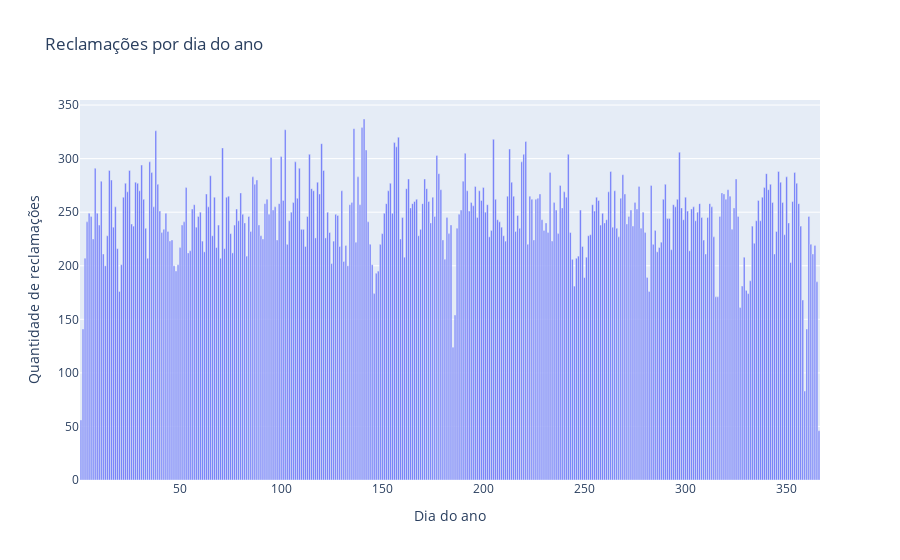
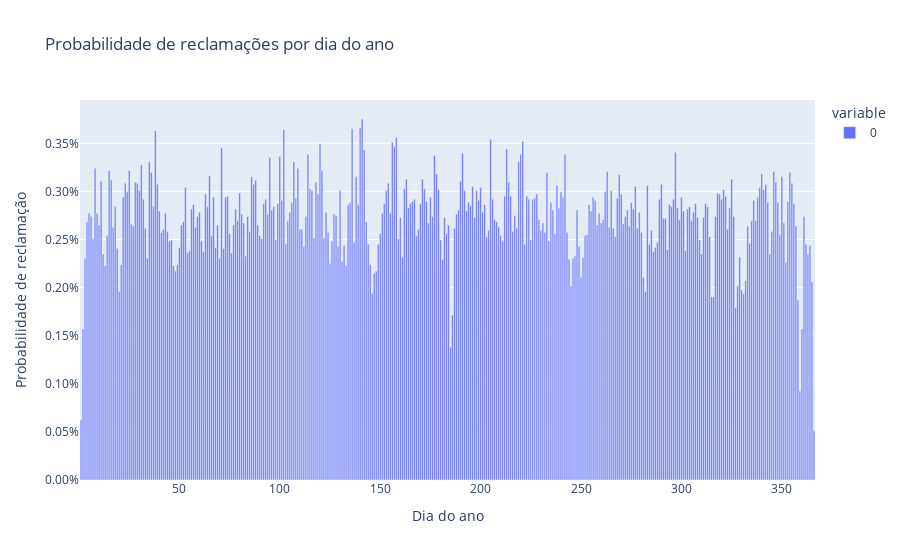
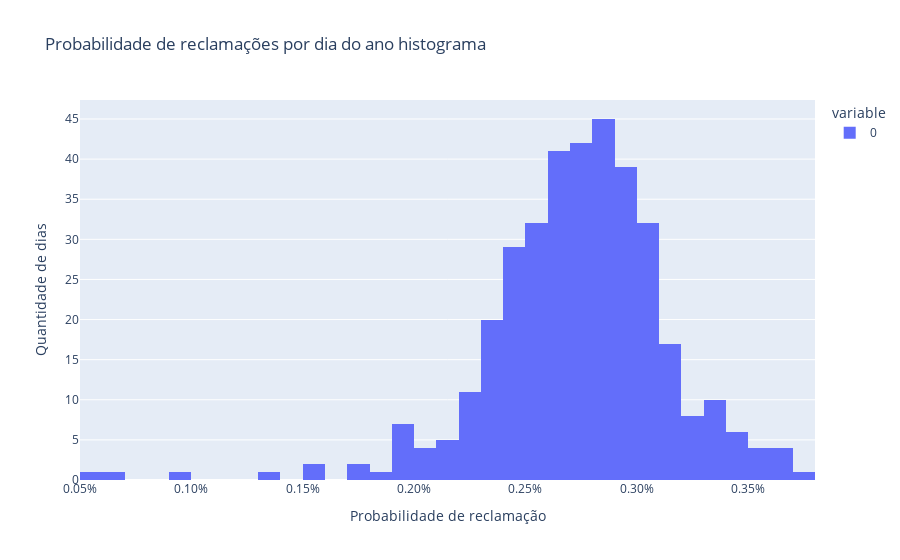

The notebook cell these images were saved under, in order:
### Code cell
data = df.groupby(['day_of_year']).size()

fig = px.bar(data, title='Reclamações por dia do ano', x=data.index, y=data.values)
fig.update_layout(xaxis_title='Dia do ano', yaxis_title='Quantidade de reclamações')
fig.show()

# probabilidade de reclamação por dia do ano
data = df.groupby(['day_of_year']).size() / len(df)

fig = px.bar(data, title='Probabilidade de reclamações por dia do ano', labels={'value': 'Probabilidade de reclamação'})
# eixo y em porcentagem
fig.update_layout(xaxis_title='Dia do ano', yaxis_title='Probabilidade de reclamação', yaxis_tickformat=".2%")
fig.show()

# histograma da probabilidade de reclamação por dia do ano
fig = px.histogram(data, title='Probabilidade de reclamações por dia do ano histograma')
fig.update_layout(xaxis_title='Probabilidade de reclamação', yaxis_title='Quantidade de dias', xaxis_tickformat=".2%")
fig.show()

### Figure 1 — Plotly figure (JSON) as saved in the notebook; plotly's stock layout.template omitted (floating-point values rounded to 4 significant figures; data arrays with more than 128 entries replaced by an {"elided": "..."} marker saying what was removed)
{"data": [{"alignmentgroup": "True", "hovertemplate": "day_of_year=%{x}<br>y=%{y}<extra></extra>", "legendgroup": "", "marker": {"color": "#636efa", "pattern": {"shape": ""}}, "name": "", "offsetgroup": "", "orientation": "v", "showlegend": false, "textposition": "auto", "type": "bar", "x": {"elided": "366 int values"}, "xaxis": "x", "y": {"elided": "366 int values"}, "yaxis": "y"}], "layout": {"barmode": "relative", "legend": {"tracegroupgap": 0}, "title": {"text": "Reclamações por dia do ano"}, "xaxis": {"anchor": "y", "domain": [0, 1], "title": {"text": "Dia do ano"}}, "yaxis": {"anchor": "x", "domain": [0, 1], "title": {"text": "Quantidade de reclamações"}}}}

### Figure 2 — Plotly figure (JSON) as saved in the notebook; plotly's stock layout.template omitted (floating-point values rounded to 4 significant figures; data arrays with more than 128 entries replaced by an {"elided": "..."} marker saying what was removed)
{"data": [{"alignmentgroup": "True", "hovertemplate": "variable=0<br>day_of_year=%{x}<br>Probabilidade de reclamação=%{y}<extra></extra>", "legendgroup": "0", "marker": {"color": "#636efa", "pattern": {"shape": ""}}, "name": "0", "offsetgroup": "0", "orientation": "v", "showlegend": true, "textposition": "auto", "type": "bar", "x": {"elided": "366 int values"}, "xaxis": "x", "y": {"elided": "366 float values"}, "yaxis": "y"}], "layout": {"barmode": "relative", "legend": {"title": {"text": "variable"}, "tracegroupgap": 0}, "title": {"text": "Probabilidade de reclamações por dia do ano"}, "xaxis": {"anchor": "y", "domain": [0, 1], "title": {"text": "Dia do ano"}}, "yaxis": {"anchor": "x", "domain": [0, 1], "tickformat": ".2%", "title": {"text": "Probabilidade de reclamação"}}}}

### Figure 3 — Plotly figure (JSON) as saved in the notebook; plotly's stock layout.template omitted (floating-point values rounded to 4 significant figures; data arrays with more than 128 entries replaced by an {"elided": "..."} marker saying what was removed)
{"data": [{"alignmentgroup": "True", "bingroup": "x", "hovertemplate": "variable=0<br>value=%{x}<br>count=%{y}<extra></extra>", "legendgroup": "0", "marker": {"color": "#636efa", "pattern": {"shape": ""}}, "name": "0", "offsetgroup": "0", "orientation": "v", "showlegend": true, "type": "histogram", "x": {"elided": "366 float values"}, "xaxis": "x", "yaxis": "y"}], "layout": {"barmode": "relative", "legend": {"title": {"text": "variable"}, "tracegroupgap": 0}, "title": {"text": "Probabilidade de reclamações por dia do ano histograma"}, "xaxis": {"anchor": "y", "domain": [0, 1], "tickformat": ".2%", "title": {"text": "Probabilidade de reclamação"}}, "yaxis": {"anchor": "x", "domain": [0, 1], "title": {"text": "Quantidade de dias"}}}}
